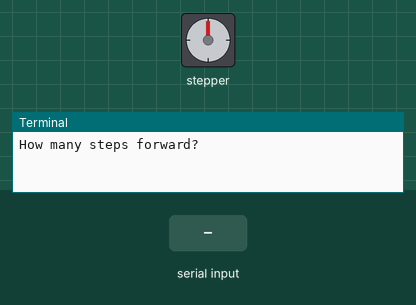
Recording of a program running on a simulated Raspberry Pi (BCM pin numbers). On the bench: stepper motor, the last lines printed to the terminal. The inputs (shaded band) are chosen by the test bench. The stepper is drawn at 2048 steps a turn.

Above: at 1.2 s.
1.3 s: "200" typed at the terminal
At 2.8 s:
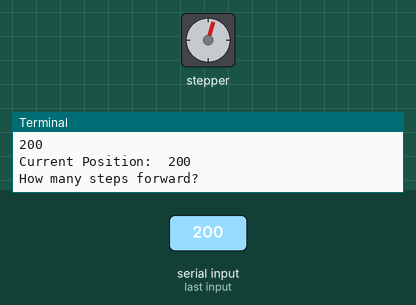
3.2 s: "5" typed at the terminal
At 3.9 s:
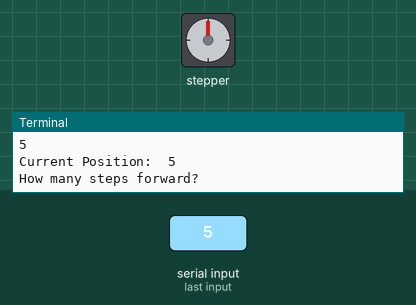
Timing chart, 0 to 6.2 s (numbered marks = the images above; inputs shaded):
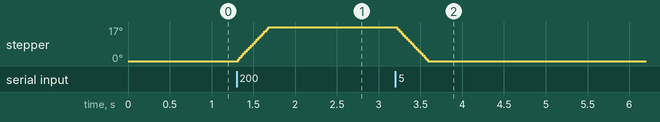

Measured:
- after the input at 1.3 s, stepper: turns 17° clockwise in 0.36 s, starting at once
- after the input at 3.2 s, stepper: turns 17° counter-clockwise in 0.37 s, starting at once

The program:

Stepper.py
```python
import RPi.GPIO as GPIO
import time

GPIO.setmode(GPIO.BCM)
GPIO.setwarnings(False)


class Stepper:
    # adjust if different
    def __init__(self, pin1=17, pin2=18, pin3=22, pin4=23):

        self.StepState = 0; # 8 per full step
        self.Position = 0;  # 400 per revolution


        self.StepCount = 8
        self.Seq = range(0, self.StepCount)
        self.Seq[0] = [0,1,0,0]
        self.Seq[1] = [0,1,0,1]
        self.Seq[2] = [0,0,0,1]
        self.Seq[3] = [1,0,0,1]
        self.Seq[4] = [1,0,0,0]
        self.Seq[5] = [1,0,1,0]
        self.Seq[6] = [0,0,1,0]
        self.Seq[7] = [0,1,1,0]

        self.coil_A_1_pin = pin1
        self.coil_A_2_pin = pin2
        self.coil_B_1_pin = pin3
        self.coil_B_2_pin = pin4

        GPIO.setup(self.coil_A_1_pin, GPIO.OUT)
        GPIO.setup(self.coil_A_2_pin, GPIO.OUT)
        GPIO.setup(self.coil_B_1_pin, GPIO.OUT)
        GPIO.setup(self.coil_B_2_pin, GPIO.OUT)
        #self.setStep(self.Seq[self.StepState][0], self.Seq[self.StepState][1], self.Seq[self.StepState][2], self.Seq[self.StepState][3])

    def setStep(self, w1, w2, w3, w4):
        GPIO.output(self.coil_A_1_pin, w1)
        GPIO.output(self.coil_A_2_pin, w2)
        GPIO.output(self.coil_B_1_pin, w3)
        GPIO.output(self.coil_B_2_pin, w4)

    def forward(self, delay, steps):
        for i in range(steps):
            self.StepState = self.StepState + 1
            self.Position = self.Position + 1
            if self.StepState == self.StepCount:
                self.StepState = 0
            self.setStep(self.Seq[self.StepState][0], self.Seq[self.StepState][1], self.Seq[self.StepState][2], self.Seq[self.StepState][3])
            time.sleep(delay)

    def backwards(self, delay, steps):
        for i in range(steps):
            self.StepState = self.StepState - 1
            self.Position = self.Position - 1
            if self.StepState < 0:
                self.StepState = self.StepCount - 1
            self.setStep(self.Seq[self.StepState][0], self.Seq[self.StepState][1], self.Seq[self.StepState][2], self.Seq[self.StepState][3])
            time.sleep(delay)

    def setPosition(self, pos):
        if pos < self.Position:
            self.backwards(.002, self.Position - pos)
        elif pos > self.Position:
            self.forward(.002, pos - self.Position)
        print "Current Position: ", self.Position


if __name__ == '__main__':
    motor = Stepper();
    while True:
        steps = raw_input("How many steps forward? ")
        motor.setPosition(int(steps));
```
